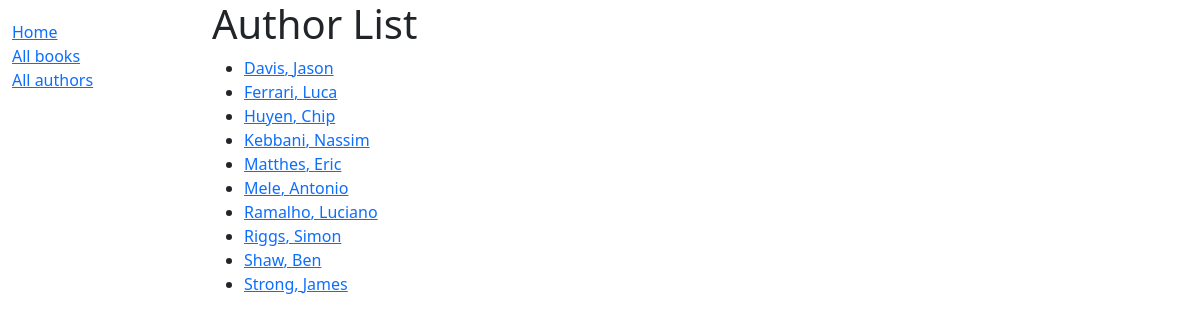
Screenshot of /catalog/authors/ with the database file from the repository.
### catalog/models.py (models this page shows, shortened)
class Author(models.Model):
    first_name = models.CharField(max_length=100)
    last_name = models.CharField(max_length=100)
    date_of_birth = models.DateField(null=True, blank=True)
    date_of_death = models.DateField('Died', null=True, blank=True)
    class Meta:
        ordering = ['last_name', 'first_name']
    def get_absolute_url(self):
        return reverse('author-detail', args=[str(self.id)])

### catalog/views.py (the view)
# urls.py: path('authors/', views.AuthorListView.as_view(), name='authors'),
class AuthorListView(generic.ListView):
    model = Author
    paginate_by = 10

### catalog/templates/catalog/author_list.html
{% extends "base_generic.html" %}
{% block content %}
  <h1>Author List</h1>
  {% if author_list %}
  <ul>
    {% for author in author_list %}
      <li>
        <a href="{{ author.get_absolute_url }}">{{ author.last_name }}, {{ author.first_name }}</a>
      </li>
    {% endfor %}
  </ul>
  {% else %}
    <p>There are no author in the library.</p>
  {% endif %}
{% endblock %}

### catalog/templates/base_generic.html (shortened to what this page needs)
<!DOCTYPE html>
<html lang="en">
<head>
  <link href="https://cdn.jsdelivr.net/npm/bootstrap@5.1.3/dist/css/bootstrap.min.css" rel="stylesheet">
  {% load static %}
  <link rel="stylesheet" href="{% static 'css/styles.css' %}">
</head>
<body>
  <div class="container-fluid">
    <div class="row">
      <div class="col-sm-2">
      {% block sidebar %}
        <ul class="sidebar-nav">
          <li><a href="{% url 'index' %}">Home</a></li>
          <li><a href="{% url 'books' %}">All books</a></li>
          <li><a href="{% url 'authors' %}">All authors</a></li>
        </ul>
     {% endblock %}
      </div>
      <div class="col-sm-10 ">{% block content %}{% endblock %}
    </div>
    </div>
  </div>
</body>
</html>

### catalog/static/css/styles.css (style rules this page uses)
.sidebar-nav { margin-top: 20px; padding: 0; list-style:none; }

### rows the page displays
Author: last_name "Davis", first_name "Jason"
Author: last_name "Ferrari", first_name "Luca"
Author: last_name "Huyen", first_name "Chip"
Author: last_name "Kebbani", first_name "Nassim"
Author: last_name "Matthes", first_name "Eric"
Author: last_name "Mele", first_name "Antonio"
Author: last_name "Ramalho", first_name "Luciano"
Author: last_name "Riggs", first_name "Simon"
Author: last_name "Shaw", first_name "Ben"
Author: last_name "Strong", first_name "James"
